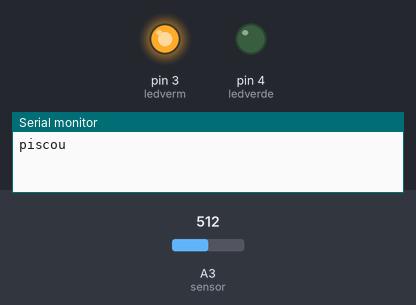
Simulated run of this sketch. Board: Arduino Uno, built with avr-gcc and run on an emulated ATmega328P. Shown: output pins drawn as LEDs (lit = HIGH), the last lines printed to the serial monitor. Inputs (shaded band) come from the test bench; at power-on: A3 (sensor) = 512.

Above: at 1.01 s.
At 4.16 s:
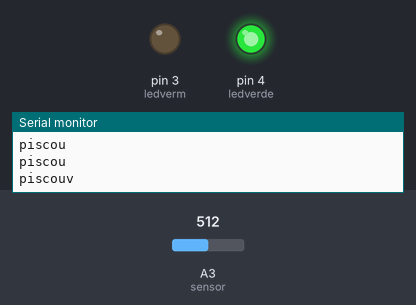
At 5.4 s:
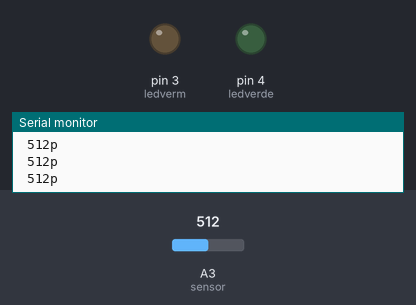
5.5 s: A3 (sensor) set to 716
Timing chart, 0 to 8.5 s (numbered marks = the images above; inputs shaded):
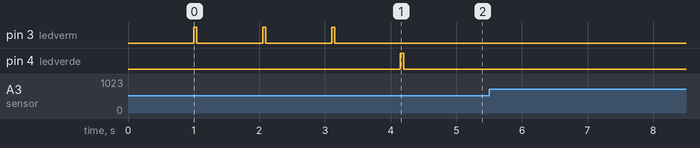

The sketch:

autocalibra.ino
```cpp
const int ledverde = 4;
const int ledverm = 3;
const int sensor = A3;

int pretog;
char iv;

void pisca(int t) {
  for (int i = 0; i < t; i++) {
    delay(1000);
    digitalWrite(ledverm, HIGH);
    Serial.println("piscou");
    delay(50);
    digitalWrite(ledverm, LOW);
  }
}

void defcor(int val) {
  if (val <= pretog + 70 ) {
    iv = 'p';
  } else {
    iv = 'b';
  }
}

void setup() {
  Serial.begin(9600);
  pinMode(ledverde, OUTPUT);
  pinMode(ledverm, OUTPUT);

  pinMode(sensor, INPUT);

  pisca(3);
  delay(1000);
  pretog = analogRead(sensor);
  digitalWrite(ledverde, HIGH); Serial.println("piscouv"); delay(50); digitalWrite(ledverde, LOW);
}

void loop() {
  int sensval = analogRead(sensor);
  defcor(sensval);
  Serial.println(iv);
  Serial.print(" " + String(sensval));
}
```
